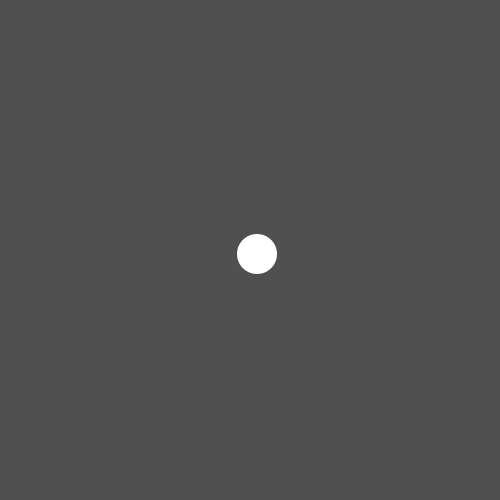
Frame 1 (no input)
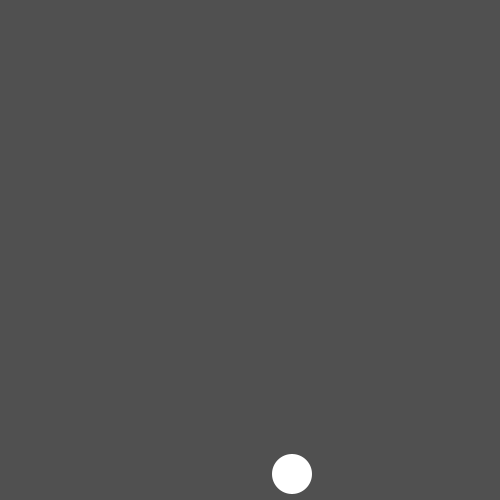
Frame 60 (the mouse pressed at the canvas centre just before this capture)
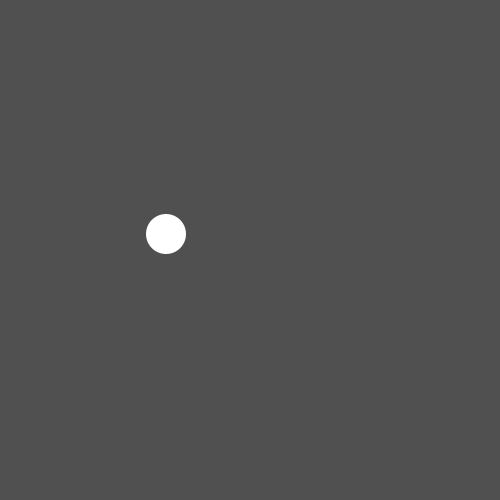
Frame 120 (the mouse held since frame 60 and released just before this capture)

The Processing sketch that drew these frames (run headless with seeded random() and noise(); from frame 60 on, the mouse is pressed at the canvas centre):

// Processing sketch: processing_119047
// ── processing_119047.pde

int x,y,velocitatX,velocitatY;


void setup()
{
  size(500,500);
  
  x = width/2;
  y = height/2;
  velocitatX = int(random(2,10));
  velocitatY = int(random(2,10));

}

void draw(){
  background(80);
  noStroke();
  
  
  x += velocitatX;
  y += velocitatY;
  
  
  ellipse(x,y,40,40);
  if((x<20)||(x>width-20))
  {
    velocitatX = -velocitatX;
  } 
  
  if((y<20)||(y>height-20))
  {
    velocitatY = -velocitatY;
  } 

}
